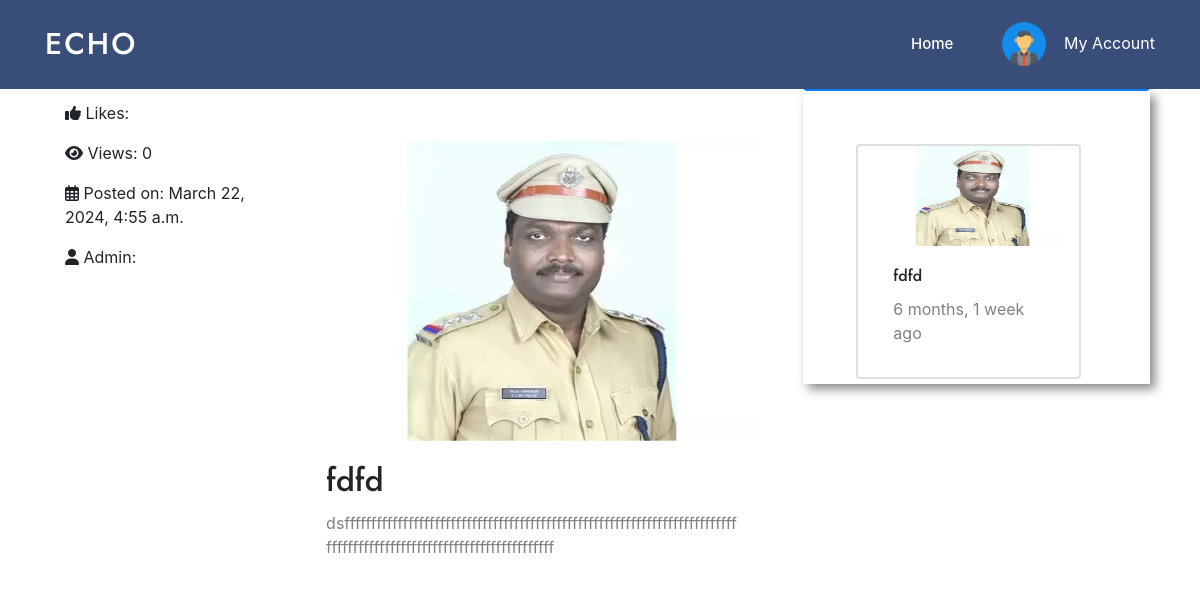
The page /blog_post_list/ (signed in) on the database as committed earlier.
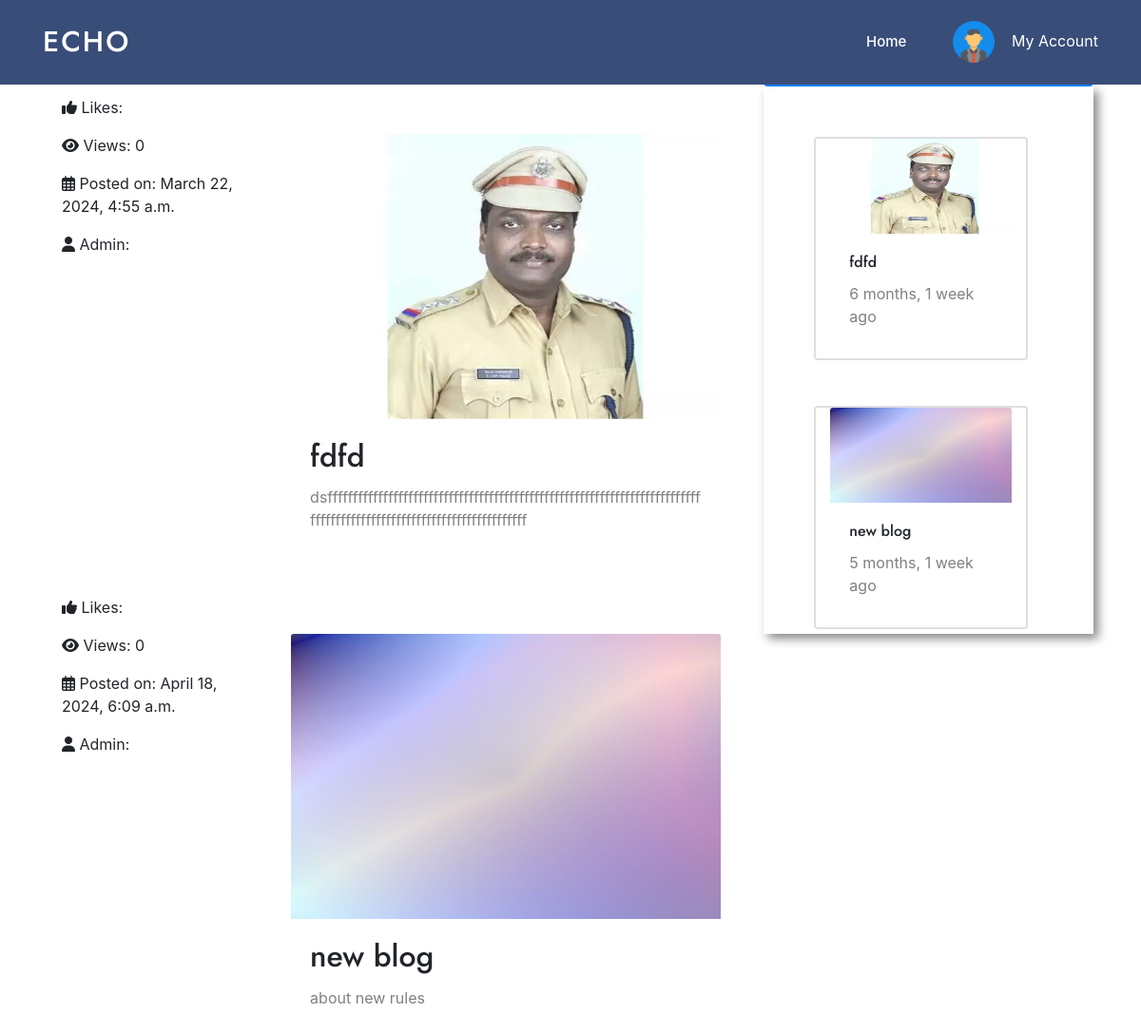
The same page on the database as committed later.
### MyApp/models.py (models this page shows, shortened)
class BlogPost(models.Model):
    admin = models.ForeignKey(User, on_delete=models.CASCADE)
    heading = models.CharField(max_length=255)
    description = models.TextField()
    image = models.ImageField(upload_to='blog_images/', null=True, blank=True)
    created_at = models.DateTimeField(auto_now_add=True)
    views = models.IntegerField(default=0)

### MyApp/views.py (the view)
# urls.py: path('blog_post_list/', views.blog_post_list, name='blog_post_list'),
@never_cache
@login_required(login_url="/login/")
def blog_post_list(request):
    blog_posts = BlogPost.objects.all()
    top_three_posts = BlogPost.objects.order_by('-views')[:3]
    return render(request, 'blog_post_list.html', {'blog_posts': blog_posts,'top_three_posts':top_three_posts})

### templates/blog_post_list.html (shortened to what this page needs)
{% include 'citizenheader.html' %}
{% load static %}
{% block body %}
<link rel="stylesheet" href="https://stackpath.bootstrapcdn.com/bootstrap/4.3.1/css/bootstrap.min.css">
<div class="container mt-5">
    <div style="padding: 5px;">
      <div class="row">
        <div class="col-md-8">
          <div class="container">
            <div class="row">
              {% for blog_post in blog_posts %}
                <div class="col-md-4 mt-5 ">
                  <p class="card-text">
                    <i class="fas fa-thumbs-up"></i> Likes: {{ blog_post.like_set.count }}
                  </p>
                  <p class="card-text" >
                    <i class="fas fa-eye"></i> Views: {{ blog_post.views }}
                  </p>
                  <p class="card-text">
                    <i class="far fa-calendar-alt"></i> Posted on: {{ blog_post.created_at }}
                  </p>
                  <p class="card-text">
                    <i class="fas fa-user"></i> Admin: {{ blog_post.admin.first_name }}
                  </p>
                </div>
                <div class="col-md-8 mt-5">
                  <div class="card border-0" style="margin-top: 40px;">
                    <img src="{{ blog_post.image.url }}" class="card-img-top" alt="{{ blog_post.heading }}" style="max-width: 800px; height: 300px;">
                    <div class="card-body">
                      <h2 class="card-title">{{ blog_post.heading }}</h2>
                      <p class="card-text" style="color: grey; text-align: justify; overflow: hidden; display: -webkit-box; -webkit-line-clamp: 5; -webkit-box-orient: vertical;">
                        {{ blog_post.description }}
                    </p>
                    </div>
                  </div>
                </div>
              {% endfor %}
            </div>
          </div>
        </div>
        <div class="col-md-4">
          <button type="button" class="btn btn-primary btn-block">Most Viewed</button>
          <div style="padding: 5px;box-shadow: 5px 5px 10px #888888;">
            {% for blog_post in top_three_posts %}
                  <div class="card border-2 col-md-8 mt-5 ml-5">
                    <img src="{{ blog_post.image.url }}" class="card-img-top" alt="{{ blog_post.heading }}" style="max-width: 100%; height: 100px;">
                    <div class="card-body">
                      <h6 class="card-title">{{ blog_post.heading }}</h6>
                      <p class="card-title" style="color: grey;">{{ blog_post.created_at|timesince }} ago</p>
                    </div>
                  </div>
                {% endfor %}
          </div>
        </div>
      </div>
    </div>
  </div>
{% endblock body %}

### templates/citizenheader.html (shortened to what this page needs)
{% load static  %}
<!DOCTYPE html>
<html lang="en">
<head>
  <link href="{% static 'assets/vendor/aos/aos.css' %}" rel="stylesheet">
  <link href="{% static 'assets/vendor/bootstrap-icons/bootstrap-icons.css' %}" rel="stylesheet">
  <link href="{% static 'assets/vendor/boxicons/css/boxicons.min.css' %}" rel="stylesheet">
  <link href="{% static 'assets/vendor/bootstrap/css/bootstrap.min.css' %}" rel="stylesheet">
  <link href="{% static 'assets/vendor/glightbox/css/glightbox.min.css' %}" rel="stylesheet">
  <link href="{% static 'assets/vendor/remixicon/remixicon.css' %}" rel="stylesheet">
  <link href="{% static 'assets/vendor/swiper/swiper-bundle.min.css' %}" rel="stylesheet">
  <link href="{% static 'assets/css/style.css' %}" rel="stylesheet">
</head>
<header id="header" class="fixed-top" style="background-color: #394D79;">
  <div class="container d-flex align-items-center">
    <h1 class="logo me-auto"><a href="index.html">ECHO</a></h1>
    <nav id="navbar" class="navbar">
      <ul>
        <li><a class="nav-link scrollto" href="/">Home</a></li>
    </nav>
    <div class="session">
      <a href="#" style="margin-left: 30px;"><img src="{% static 'assets/img/profilepicture.png' %}" alt="Profile Picture" style="width: 50px; height: 50px;"></a>
      <a href="{% url 'user_profile' %}" style="margin-left: 10px;">My Account</a>
    </div>
  </div>
</header>
<body>
</body>
</html>

### static/assets/css/style.css (style rules this page uses)
body { font-family: "Open Sans", sans-serif; color: #444444; }
a { color: #47b2e4; text-decoration: none; }
h1, h2, h3, h4, h5, h6 { font-family: "Jost", sans-serif; }
#header { transition: all 0.5s; z-index: 997; padding: 15px 0; }
#header .logo { font-size: 30px; margin: 0; padding: 0; line-height: 1; font-weight: 500; letter-spacing: 2px; text-transform: uppercase; }
#header .logo a { color: #fff; }
.navbar { padding: 0; }
.navbar ul { margin: 0; padding: 0; display: flex; list-style: none; align-items: center; }
.navbar li { position: relative; }
.navbar a, .navbar a:focus { display: flex; align-items: center; justify-content: space-between; padding: 10px 0 10px 30px; font-size: 15px; font-weight: 500; color: #fff; white-space: nowrap; transition: 0.3s; }

### templates/citizenheader.html (style rules this page uses)
.session a { color: white; }

Rows that differ between the two databases and show on the page:
added BlogPost: views "0", created_at "April 18, 2024, 6:09 a.m.", image (picture), heading "new blog", description "about new rules", created_at "5 months, 1 week"
